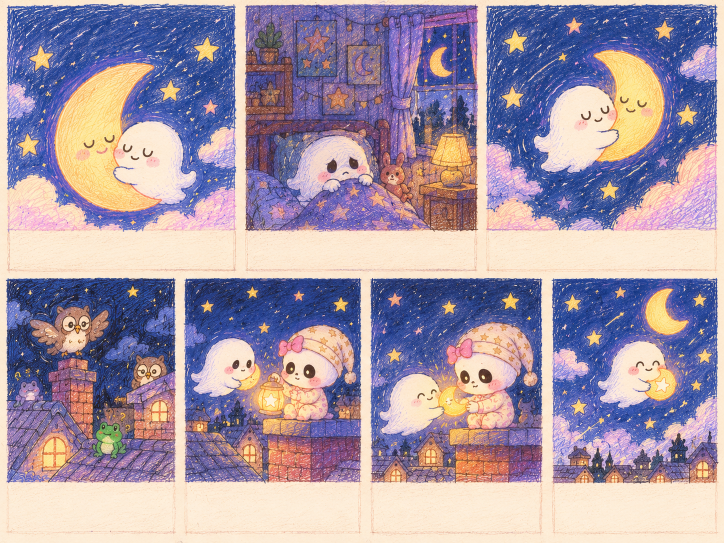
#> input picture art-raw/BATCH4.png, 1448 x 1086 px (shown at 1/2 size)
$ python -i process_art.py   (imports and definitions only)
#> lines starting #> are read from the running program, lines starting #| are printed output that depends on the picture; after the words box and inside, x2 and y2 are one past the last pixel; in counts of white or black regions, pixels touching at a corner belong together
"""Turn the collage sheets in art-raw/ into the WebP files the site loads.

    pip install Pillow numpy
    python tools/process_art.py              # everything
    python tools/process_art.py pip-yawn     # just these ids
    python tools/process_art.py --contact    # also write a contact sheet to look at

Reads tools/crops.json. Writes:
    art-raw/by-id/<id>.png     the raw crop, for eyeballing
    public/assets/<id>.webp    the processed, shipped file
    src/content/art.gen.ts     a typed registry of what actually exists
    tools/art-report.txt       sizes, and anything that came out too small

Background removal is done by keying the sheet's own near-white/cream
background rather than with a segmentation model: these objects are rendered on
a flat studio background, so a colour key plus a largest-component pass is both
cleaner at these sizes and keeps the pipeline dependency-light.
"""

import argparse
import json
import sys
from pathlib import Path

import numpy as np
from PIL import Image, ImageDraw, ImageFilter
from scipy import ndimage

# Pip's base drawing, so poses can be padded onto the same canvas shape.
PIP_ASPECT = 585 / 778
# How much breathing room each cut-out crop gets, as a fraction of its size.
# Tight boxes were slicing the tops off lamps and clipping stars off poses.
PAD_FRAC = 0.08

_SESSION = None


# [89 lines left out: functions rembg_alpha, keep_subject, cut_with_rembg, pad_box, pad_to_pip_canvas, trim_pad, not called in this run]

ROOT = Path(__file__).resolve().parent.parent
RAW = ROOT / "art-raw"
BYID = RAW / "by-id"
OUT = ROOT / "public" / "assets"
REPORT = ROOT / "tools" / "art-report.txt"
GEN = ROOT / "src" / "content" / "art.gen.ts"

# How wide each asset is actually drawn, at 2x, so nothing ships bigger than it
# needs to be. Anything not listed keeps its natural size (capped at MAX).
DISPLAY_2X = {
    "nursery-wide": 1920,
    "nursery-tall": 1080,
    "wallpaper-night": 1920,
    "wallpaper-sunrise": 1920,
    "routes-map": 1400,
    "growth-wall": 760,
    "secret-room": 1200,
    "crt-desk": 900,
    "dreampad-frame": 800,
    "nursery-diorama": 700,
}
MAX = 1600
PREFIX_2X = {"story-": 1360, "book-": 900, "icon-": 128, "sticker-": 160, "pixel-pip-": 160}


# ----------------------------------------------------------------- keying
def keep_big_blobs(solid, keep_frac=0.03):
    """Drop stray specks: keep blobs at least keep_frac of the biggest one."""
    lab, n = ndimage.label(solid)
    if n == 0:
        return solid
    sizes = ndimage.sum(solid, lab, range(1, n + 1))
    biggest = sizes.max()
    keep = {i + 1 for i, s in enumerate(sizes) if s >= biggest * keep_frac}
    return np.isin(lab, list(keep))


def key_background(im, tol=6, fringe_tol=30, grow=5):
    """Cut the studio backdrop away.

    Pip is cream and so are several of the sheets, so a plain colour threshold
    eats half of Pip. Two stages instead:

    1. flood the backdrop colour inwards from the border at a *tight*
       tolerance, so only what the border can actually reach is removed —
       interior cream (Pip's face, a cloud, a cream onesie) is kept;
    2. grow that backdrop a few pixels at a looser tolerance, which peels off
       the anti-aliased fringe without ever crossing into the subject.
    """
    arr = np.asarray(im.convert("RGB")).astype(np.int16)
    h, w, _ = arr.shape
    corners = np.concatenate(
        [
            arr[0:10, 0:10].reshape(-1, 3),
            arr[0:10, w - 10 : w].reshape(-1, 3),
            arr[h - 10 : h, 0:10].reshape(-1, 3),
            arr[h - 10 : h, w - 10 : w].reshape(-1, 3),
        ]
    )
    bg = np.median(corners, axis=0)
    dist = np.abs(arr - bg).max(axis=2)
    similar = dist <= tol

    seeds = np.zeros((h, w), dtype=bool)
    seeds[0, :] = seeds[-1, :] = True
    seeds[:, 0] = seeds[:, -1] = True
    seeds &= similar
    lab, _ = ndimage.label(similar)
    bg_labels = set(np.unique(lab[seeds])) - {0}
    backdrop = np.isin(lab, list(bg_labels)) if bg_labels else np.zeros((h, w), bool)

    fringe = dist <= fringe_tol
    for _ in range(grow):
        backdrop |= ndimage.binary_dilation(backdrop, border_value=1) & fringe

    solid = keep_big_blobs(~backdrop)
    alpha = (solid * 255).astype(np.uint8)
    rgba = im.convert("RGBA")
    rgba.putalpha(Image.fromarray(alpha, "L").filter(ImageFilter.GaussianBlur(0.7)))
    return rgba


def key_green(im, tol=90, bg_kw=None):
    """Green screen -> transparent. Returns the image and the screen's box."""
    arr = np.asarray(im.convert("RGB")).astype(np.int16)
    g = arr[:, :, 1]
    r = arr[:, :, 0]
    b = arr[:, :, 2]
    greenish = (g > 120) & (g - r > tol) & (g - b > tol)
    rgba = np.asarray(im.convert("RGBA")).copy()
    rgba[greenish, 3] = 0
    # de-spill the halo one pixel in
    ys, xs = np.where(greenish)
    box = None
    if len(ys):
        box = [int(xs.min()), int(ys.min()), int(xs.max()) + 1, int(ys.max()) + 1]
    out = Image.fromarray(rgba, "RGBA")
    # also key the white sheet around the device
    out = Image.alpha_composite(Image.new("RGBA", out.size, (0, 0, 0, 0)), out)
    cut = key_background(im, **(bg_kw or {}))
    cut_a = np.asarray(cut)[:, :, 3]
    final = np.asarray(out).copy()
    final[:, :, 3] = np.minimum(final[:, :, 3], cut_a)
    return Image.fromarray(final, "RGBA"), box


# [18 lines left out: function wipe_ground_shadow, not called in this run]


def trim(im):
    bbox = im.getbbox()
    return im.crop(bbox) if bbox else im


# ----------------------------------------------------------------- output
# [224 lines left out: functions target_width, save, main, not called in this run]


# [2 lines not run here, left out]

>>> from PIL import Image
>>> picture = Image.open('../art-raw/BATCH4.png')
#> picture is the input picture: PIL image 1448x1086 RGB; mean R, G, B 165.4, 151.1, 167.5
>>> result = key_green(picture)
#> in key_green, `b = arr[:, :, 2]`:
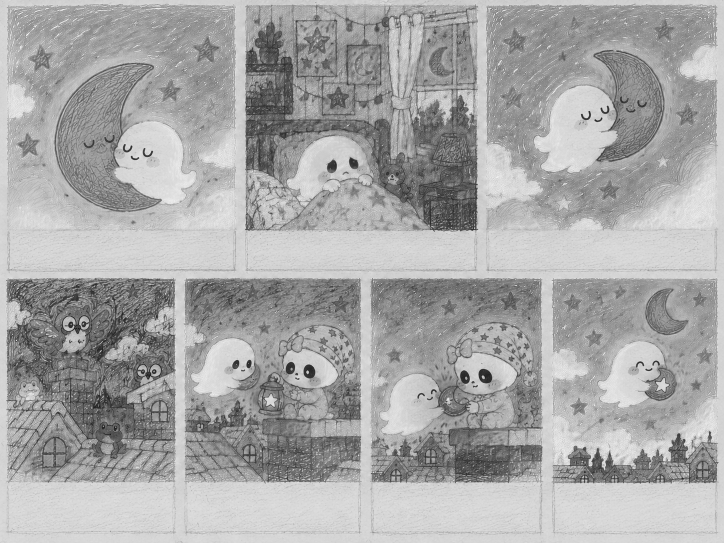
#> b: shape (1086, 1448) int16 (shown at 1/2 size); min 11, max 255, mean 167.5
#> in key_green, `greenish = (g > 120) & (g - r > tol) & (g - b > tol)`: greenish: shape (1086, 1448) bool; every value is 0
#> in key_green, `ys, xs = np.where(greenish)`: ys = empty array
#> in key_background, `corners = np.concatenate( [ arr[0:10, 0:10].reshape(-1, 3), arr[0:10, ..`: corners = 400 rows, first 8: [248, 231, 205], [250, 232, 208], [250, 232, 207], [250, 232, 207], [252, 237, 212], [251, 232, 209], [251, 235, 211], [251, 232, 208]
#> in key_background, `bg = np.median(corners, axis=0)`: bg = [252, 234, 211]
#> in key_background, `similar = dist <= tol`:
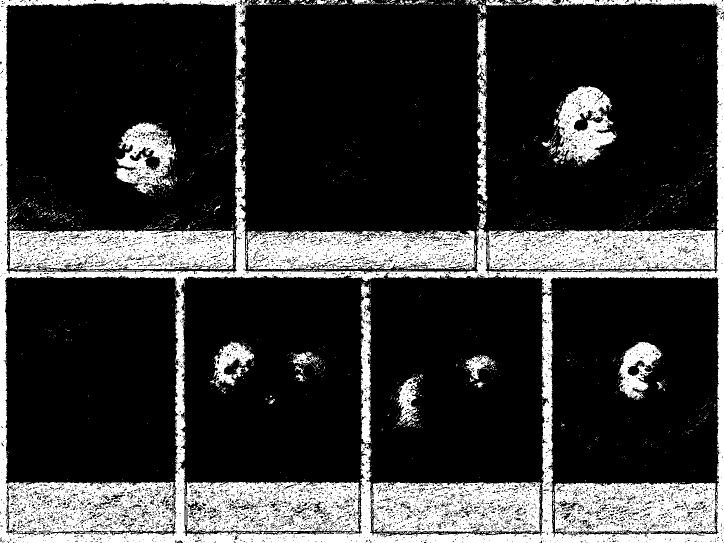
#> similar: shape (1086, 1448) bool (shown at 1/2 size); 22% white; 1906 white regions (1835 under 20 px), largest, box (x1, y1, x2, y2) and area: (0, 0, 1448, 1086) 189246, (974, 459, 1430, 542) 29899, (19, 459, 469, 542) 29069
#> in key_background, `seeds &= similar`: seeds: shape (1086, 1448) bool; 0.29% white in thin lines or dots
#> in key_background, `lab, _ = ndimage.label(similar)`:
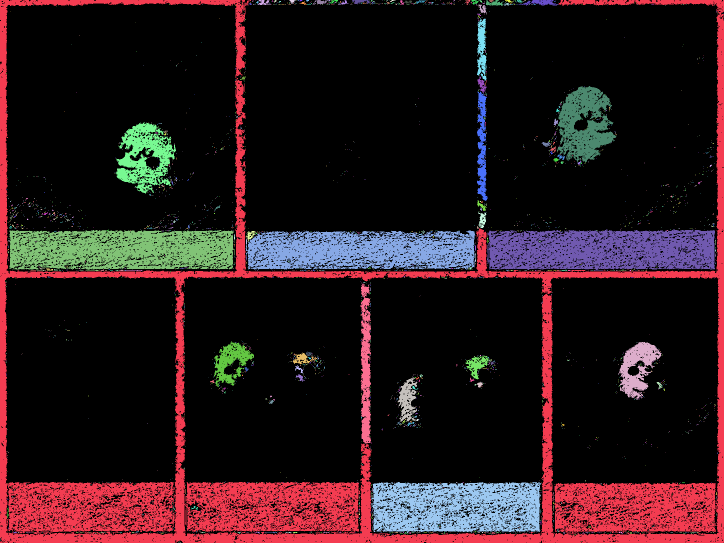
#> lab: shape (1086, 1448) int32 (shown at 1/2 size); 3398 distinct labels, from 0 to 3397; one colour per label, 0 black
#> in key_background, `bg_labels = set(np.unique(lab[seeds])) - {0}`: bg_labels = 41 items
#> in key_background, `backdrop = np.isin(lab, list(bg_labels)) if bg_labels else np.zeros((h..`: backdrop: shape (1086, 1448) bool; 11.8% white; 32 white regions (18 under 20 px), largest, box (x1, y1, x2, y2) and area: (0, 0, 1448, 1086) 183645, (972, 0, 1006, 12) 264, (704, 0, 741, 9) 178
#> in key_background, `fringe = dist <= fringe_tol`: fringe: shape (1086, 1448) bool; 32.2% white; 3879 white regions (3580 under 20 px), largest, box (x1, y1, x2, y2) and area: (0, 0, 1448, 1086) 399867, (1068, 171, 1235, 344) 17361, (229, 243, 392, 408) 16295
#> after the loop in key_background, `for _ in range(grow):`:
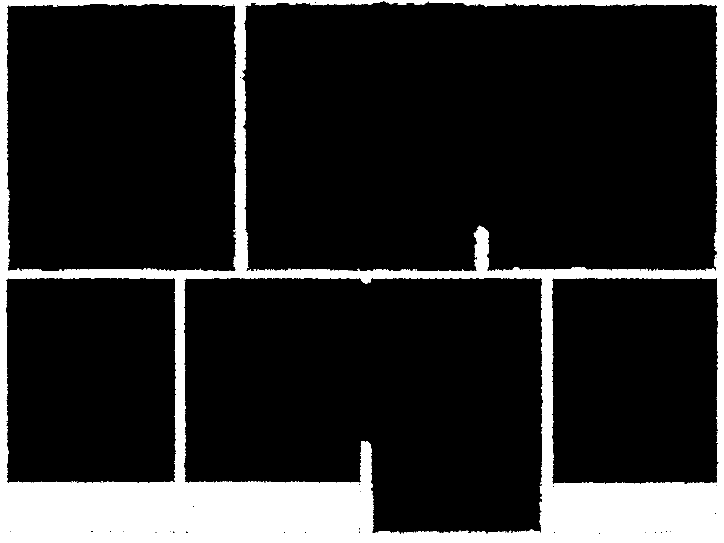
#> backdrop: shape (1086, 1448) bool (shown at 1/2 size); 15.1% white; 1 white region, box (x1, y1, x2, y2) and area: (0, 0, 1448, 1086) 237594
#> in keep_big_blobs, `lab, n = ndimage.label(solid)`:
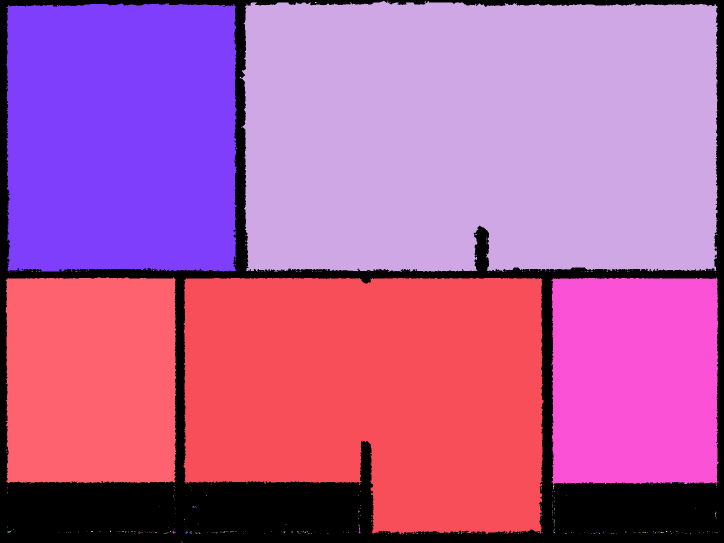
#> lab: shape (1086, 1448) int32 (shown at 1/2 size); 371 distinct labels, from 0 to 370; one colour per label, 0 black
#> in keep_big_blobs, `lab, n = ndimage.label(solid)`: n = 370
#> in keep_big_blobs, `lab, n = ndimage.label(solid)`:
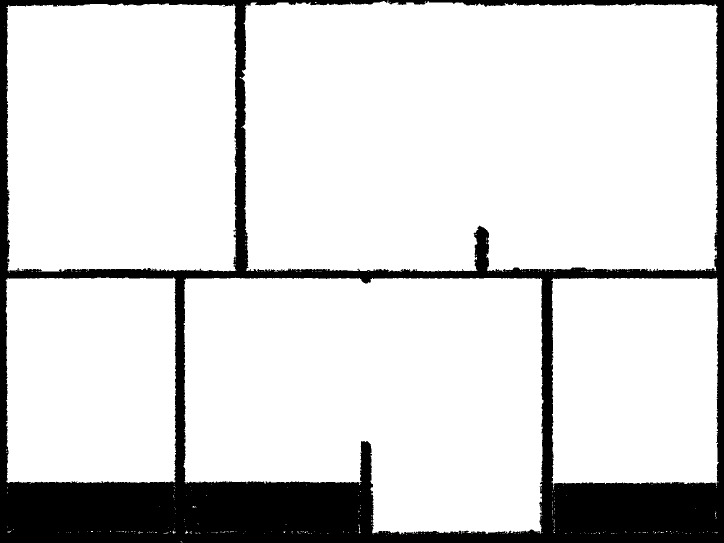
#> solid: shape (1086, 1448) bool (shown at 1/2 size); 84.9% white; 1 black region, box (x1, y1, x2, y2) and area: (0, 0, 1448, 1086) 237594
#> in keep_big_blobs, `sizes = ndimage.sum(solid, lab, range(1, n + 1))`: sizes = 370 values, max 498005 at index 1, min 1 at index 2, mean 3607.9
#> in keep_big_blobs, `biggest = sizes.max()`: biggest = 498005
#> in keep_big_blobs, `keep = {i + 1 for i, s in enumerate(sizes) if s >= biggest * keep_frac}`: keep = 5 items
#> in keep_big_blobs, `return np.isin(lab, list(keep))`: returned value: shape (1086, 1448) bool; 84.8% white; 1 black region, box (x1, y1, x2, y2) and area: (0, 0, 1448, 1086) 238556
#> in key_background, `rgba.putalpha(Image.fromarray(alpha, "L").filter(ImageFilter.GaussianB..`:
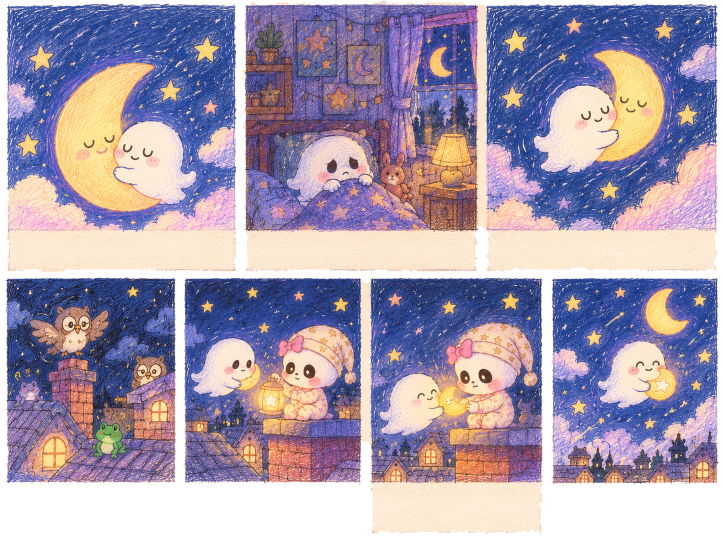
#> rgba: PIL image 1448x1086 RGBA (shown at 1/2 size); mean R, G, B, A 165.4, 151.1, 167.5, 216.3; transparent parts drawn white

$ run again, on art-raw/P1.png
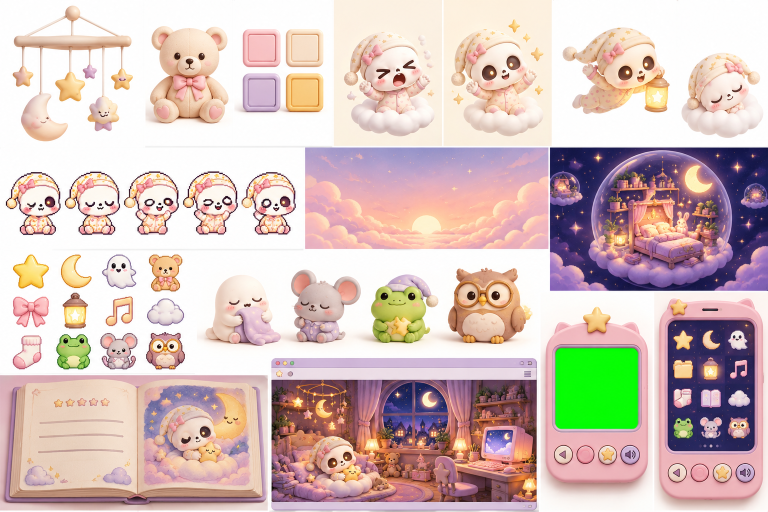
#> input picture art-raw/P1.png, 1536 x 1024 px (shown at 1/2 size)
#> picture is the input picture: PIL image 1536x1024 RGB; mean R, G, B 212.1, 192.3, 186.8
#> greenish: shape (1024, 1536) bool; 1.7% white; 1 white region, box (x1, y1, x2, y2) and area: (1111, 696, 1276, 858) 26599
#> box = [1111, 696, 1276, 858]
#> corners = 400 rows, first 8: [251, 251, 251], [253, 253, 253], [254, 254, 254], [254, 254, 254], [254, 254, 253], [254, 253, 253], [254, 253, 253], [254, 253, 253]
#> bg = [253, 253, 253]
#> similar: shape (1024, 1536) bool; 28.3% white; 436 white regions (395 under 20 px), largest, box (x1, y1, x2, y2) and area: (0, 0, 1536, 1024) 437060, (147, 36, 230, 73) 1617, (61, 36, 142, 72) 1573
#> seeds: shape (1024, 1536) bool; 0.2% white in thin lines or dots
#> bg_labels = 3 items
#> fringe: shape (1024, 1536) bool; 38.2% white; 753 white regions (614 under 20 px), largest, box (x1, y1, x2, y2) and area: (0, 0, 1536, 1024) 568079, (160, 372, 237, 430) 2929, (42, 373, 118, 431) 2630
#> after the loop in key_background, `for _ in range(grow):`:
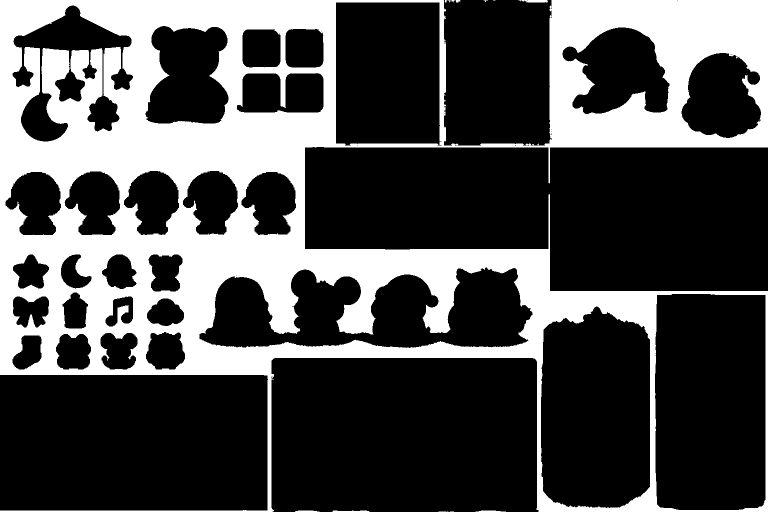
#> backdrop: shape (1024, 1536) bool (shown at 1/2 size); 30.2% white; 14 white regions (8 under 20 px), largest, box (x1, y1, x2, y2) and area: (0, 0, 1536, 1024) 474513, (1037, 0, 1096, 5) 239, (665, 1021, 739, 1024) 173, (951, 1021, 1012, 1024) 134, (590, 1021, 639, 1024) 123, (911, 0, 921, 5) 37
#> n = 62
#> sizes = 62 values, max 224129 at index 35, min 1 at index 1, mean 17702.4
#> biggest = 224129
#> keep = 18 items
#> in key_background, `rgba.putalpha(Image.fromarray(alpha, "L").filter(ImageFilter.GaussianB..`:
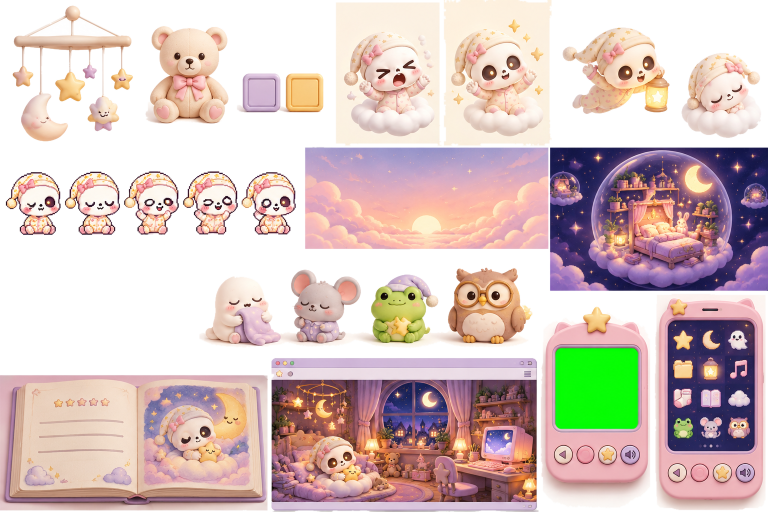
#> rgba: PIL image 1536x1024 RGBA (shown at 1/2 size); mean R, G, B, A 212.1, 192.3, 186.8, 169.8; transparent parts drawn white
